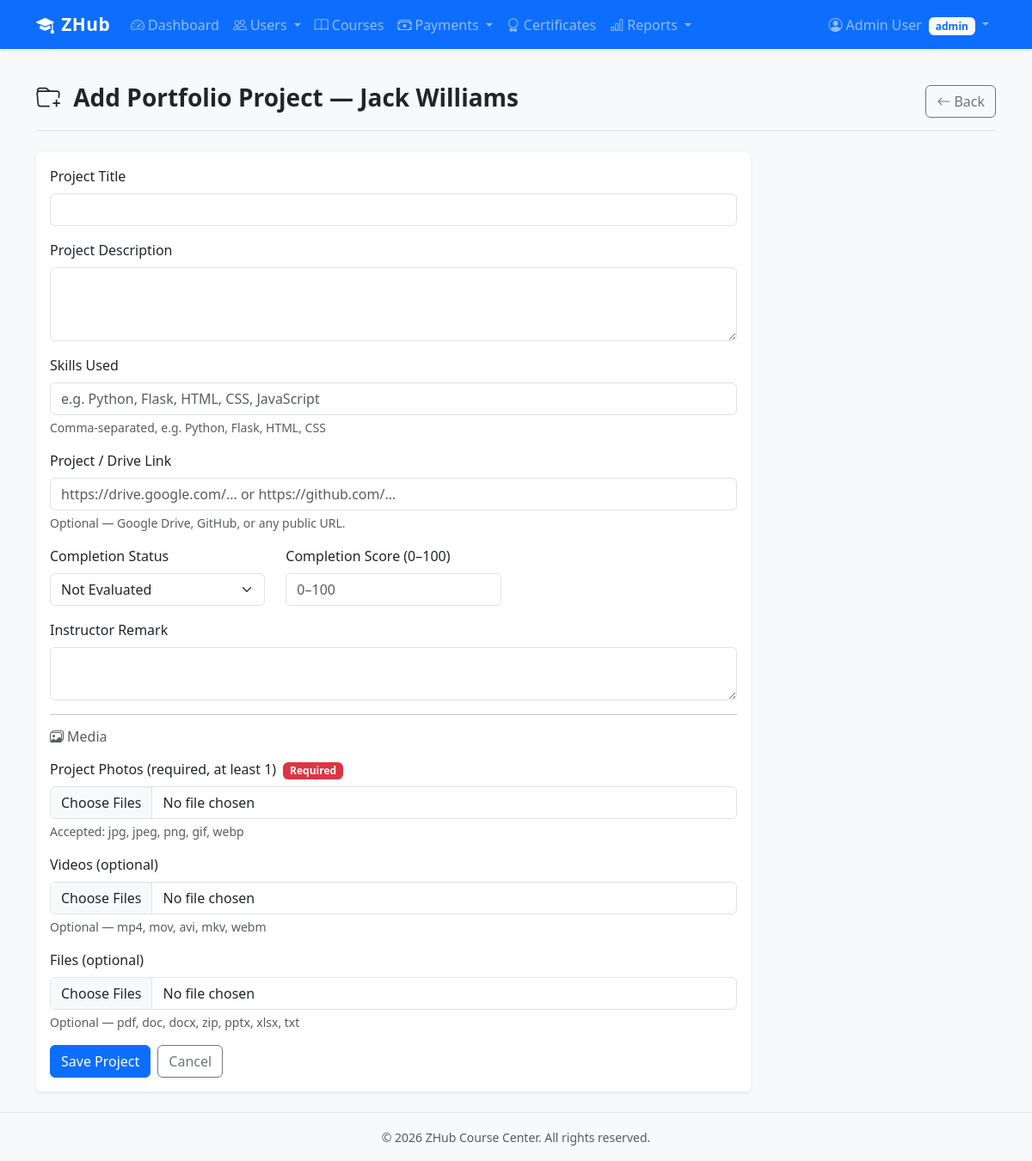
Screenshot of /students/7/portfolio/create (signed in) with the database file from the repository.
### website/models.py (models this page shows, shortened)
class User(UserMixin, db.Model):
    __tablename__ = 'users'
    id = db.Column(db.Integer, primary_key=True)
    email = db.Column(db.String(150), unique=True, nullable=False, index=True)
    password_hash = db.Column(db.String(256), nullable=False)
    role = db.Column(db.String(20), nullable=False, default='student')  # admin / instructor / student
    first_name = db.Column(db.String(100), nullable=False)
    last_name = db.Column(db.String(100), nullable=False)
    phone = db.Column(db.String(20))
    is_active = db.Column(db.Boolean, default=True)
    created_at = db.Column(db.DateTime, default=lambda: datetime.now(timezone.utc))
    student = db.relationship('Student', backref='user', uselist=False, cascade='all, delete-orphan')
    instructor = db.relationship('Instructor', backref='user', uselist=False, cascade='all, delete-orphan')
    @property
    def full_name(self):
        return f'{self.first_name} {self.last_name}'

### website/students/routes.py (the view, shortened to what this page needs)
@students_bp.route('/<int:student_id>/portfolio/create', methods=['GET', 'POST'])
@role_required('admin')
def create_project(student_id):
    student = Student.query.get_or_404(student_id)
    form    = StudentProjectForm()
    return render_template('students/project_form.html',
                           form=form, student=student, project=None)

### website/utils.py (called while the page is built)
def role_required(*roles):
    def decorator(f):
        @wraps(f)
        @login_required
        def decorated_function(*args, **kwargs):
            if current_user.role not in roles:
                abort(403)
            return f(*args, **kwargs)
        return decorated_function
    return decorator

### website/templates/students/project_form.html (shortened to what this page needs)
{% extends "base.html" %}
{% block content %}
<div class="page-header d-flex justify-content-between align-items-center">
    <h1>
        <i class="bi bi-folder-plus me-2"></i>
        {{ 'Edit Project' if project else 'Add Portfolio Project' }} — {{ student.user.full_name }}
    </h1>
    <a href="{{ url_for('students.detail', student_id=student.id) }}#portfolio"
       class="btn btn-outline-secondary"><i class="bi bi-arrow-left me-1"></i>Back</a>
</div>
<div class="row">
    <div class="col-md-9">
        <div class="card">
            <div class="card-body">
                <form method="POST" enctype="multipart/form-data" novalidate>
                    <div class="mb-3">
                        {{ form.title.label(class_="form-label") }}
                        {{ form.title(class_="form-control is-invalid" if form.title.errors else "form-control") }}
                    </div>
                    <div class="mb-3">
                        {{ form.description.label(class_="form-label") }}
                        {{ form.description(class_="form-control", rows=3) }}
                    </div>
                    <div class="mb-3">
                        {{ form.skills_used.label(class_="form-label") }}
                        {{ form.skills_used(class_="form-control is-invalid" if form.skills_used.errors else "form-control",
                                            placeholder="e.g. Python, Flask, HTML, CSS, JavaScript") }}
                        <div class="form-text">{{ form.skills_used.description }}</div>
                    </div>
                    <div class="mb-3">
                        {{ form.project_link.label(class_="form-label") }}
                        {{ form.project_link(class_="form-control", placeholder="https://drive.google.com/... or https://github.com/...") }}
                        <div class="form-text">Optional — Google Drive, GitHub, or any public URL.</div>
                    </div>
                    <div class="row">
                        <div class="col-md-4 mb-3">
                            {{ form.completion_status.label(class_="form-label") }}
                            {{ form.completion_status(class_="form-select") }}
                        </div>
                        <div class="col-md-4 mb-3">
                            {{ form.completion_score.label(class_="form-label") }}
                            {{ form.completion_score(class_="form-control", placeholder="0–100") }}
                        </div>
                    </div>
                    <div class="mb-3">
                        {{ form.instructor_remark.label(class_="form-label") }}
                        {{ form.instructor_remark(class_="form-control", rows=2) }}
                    </div>
                    <hr>
                    <h6 class="text-muted mb-3"><i class="bi bi-images me-1"></i>Media</h6>
                    <div class="mb-3">
                        {{ form.photos.label(class_="form-label") }}
                        <span class="badge bg-danger ms-1">Required</span>
                        {{ form.photos(class_="form-control", multiple=True) }}
                        <div class="form-text">Accepted: jpg, jpeg, png, gif, webp</div>
                    </div>
                    <div class="mb-3">
                        {{ form.videos.label(class_="form-label") }}
                        {{ form.videos(class_="form-control", multiple=True) }}
                        <div class="form-text">Optional — mp4, mov, avi, mkv, webm</div>
                    </div>
                    <div class="mb-3">
                        {{ form.files.label(class_="form-label") }}
                        {{ form.files(class_="form-control", multiple=True) }}
                        <div class="form-text">Optional — pdf, doc, docx, zip, pptx, xlsx, txt</div>
                    </div>
                    <div class="d-flex gap-2 mt-3">
                        {{ form.submit(class_="btn btn-primary") }}
                        <a href="{{ url_for('students.detail', student_id=student.id) }}#portfolio"
                           class="btn btn-outline-secondary">Cancel</a>
                    </div>
                </form>
            </div>
        </div>
    </div>
</div>
{% endblock %}

### website/templates/base.html (shortened to what this page needs)
<!DOCTYPE html>
<html lang="en">
<head>
    <link href="https://cdn.jsdelivr.net/npm/bootstrap@5.3.3/dist/css/bootstrap.min.css" rel="stylesheet">
    <link href="https://cdn.jsdelivr.net/npm/bootstrap-icons@1.11.3/font/bootstrap-icons.min.css" rel="stylesheet">
    <link href="{{ url_for('static', filename='css/style.css') }}" rel="stylesheet">
</head>
<body>
    <nav class="navbar navbar-expand-lg navbar-dark bg-primary shadow-sm">
        <div class="container">
            <a class="navbar-brand fw-bold" href="{{ url_for('auth.home') }}">
                <i class="bi bi-mortarboard-fill me-2"></i>ZHub
            </a>
            <div class="collapse navbar-collapse" id="mainNav">
                {% if current_user.is_authenticated %}
                <ul class="navbar-nav me-auto">
                    {% if current_user.role == 'admin' %}
                    <li class="nav-item">
                        <a class="nav-link" href="{{ url_for('admin.dashboard') }}">
                            <i class="bi bi-speedometer2 me-1"></i>Dashboard
                        </a>
                    </li>
                    <li class="nav-item dropdown">
                        <a class="nav-link dropdown-toggle" href="#" data-bs-toggle="dropdown">
                            <i class="bi bi-people me-1"></i>Users
                        </a>
                    </li>
                    <li class="nav-item">
                        <a class="nav-link" href="{{ url_for('courses.list_courses') }}">
                            <i class="bi bi-book me-1"></i>Courses
                        </a>
                    </li>
                    <li class="nav-item dropdown">
                        <a class="nav-link dropdown-toggle" href="#" data-bs-toggle="dropdown">
                            <i class="bi bi-cash-stack me-1"></i>Payments
                        </a>
                    </li>
                    <li class="nav-item">
                        <a class="nav-link" href="{{ url_for('certificates.list_certificates') }}">
                            <i class="bi bi-award me-1"></i>Certificates
                        </a>
                    </li>
                    <li class="nav-item dropdown">
                        <a class="nav-link dropdown-toggle" href="#" data-bs-toggle="dropdown">
                            <i class="bi bi-bar-chart me-1"></i>Reports
                        </a>
                    </li>
                    {% endif %}
                </ul>
                <ul class="navbar-nav">
                    <li class="nav-item dropdown">
                        <a class="nav-link dropdown-toggle" href="#" data-bs-toggle="dropdown">
                            <i class="bi bi-person-circle me-1"></i>{{ current_user.full_name }}
                            <span class="badge bg-light text-primary ms-1">{{ current_user.role }}</span>
                        </a>
                    </li>
                </ul>
                {% endif %}
            </div>
        </div>
    </nav>
    <main class="container py-4">
        {% block content %}{% endblock %}
    </main>
    <footer class="bg-light text-center text-muted py-3 mt-auto border-top">
        <div class="container">
            <small>&copy; 2026 ZHub Course Center. All rights reserved.</small>
        </div>
    </footer>
</body>
</html>

### website/static/css/style.css (style rules this page uses)
body { min-height: 100vh; display: flex; flex-direction: column; background-color: #f8f9fa; }
main { flex: 1; }
.navbar-brand { font-size: 1.3rem; letter-spacing: 0.5px; }
.card { border: none; box-shadow: 0 0.125rem 0.25rem rgba(0, 0, 0, 0.075); transition: box-shadow 0.2s ease; }
.page-header { margin-bottom: 1.5rem; padding-bottom: 0.75rem; border-bottom: 2px solid #e9ecef; }
.page-header h1 { font-size: 1.75rem; font-weight: 700; color: #212529; }

### rows the page displays
User: full_name "Admin User", role "admin"
User: user.full_name "Jack Williams"

### other values shown
{{ 'Edit Project' if project else 'Add Portfolio Project' }} "Add Portfolio Project"
